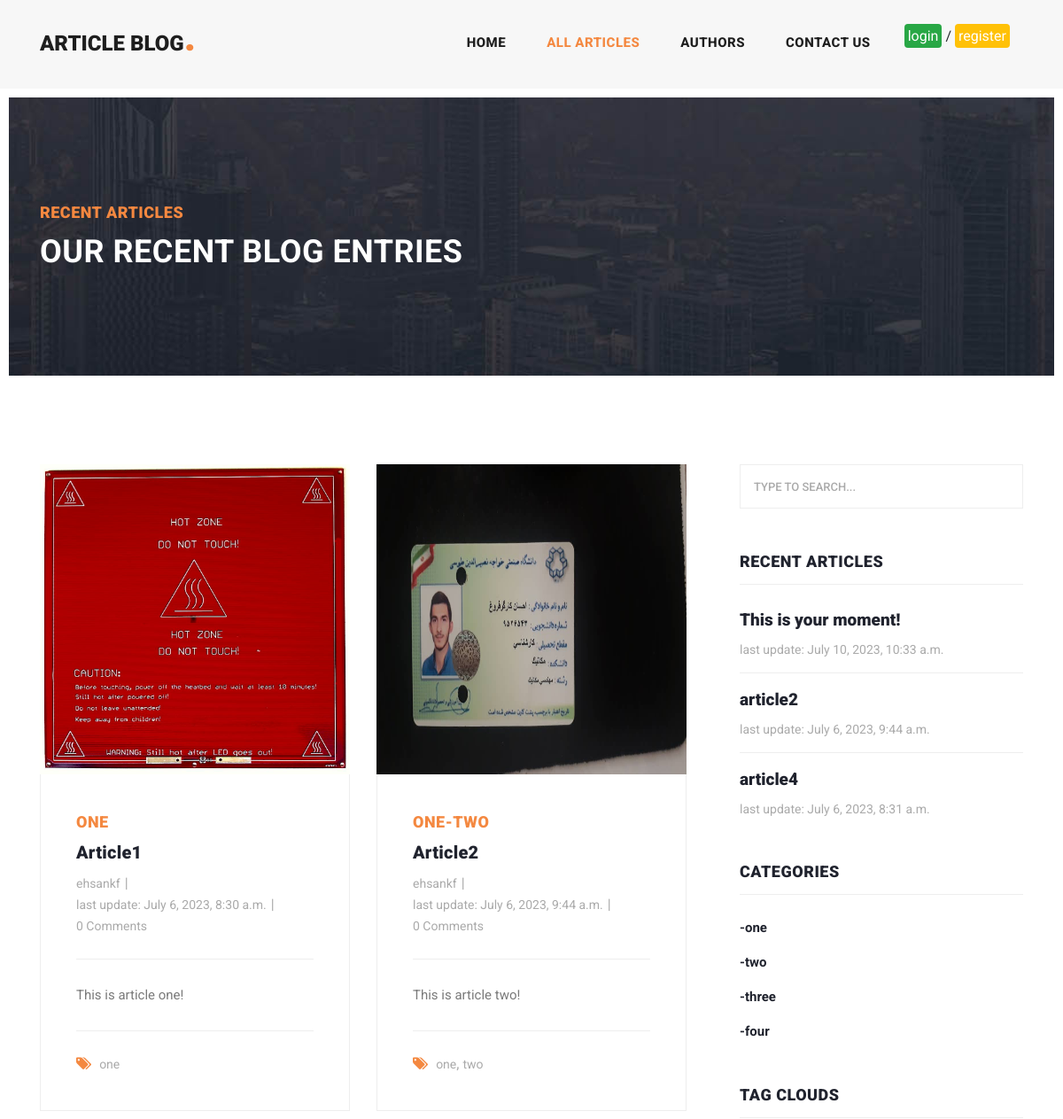
The app's page /blog/all_articles (upper part), older data.
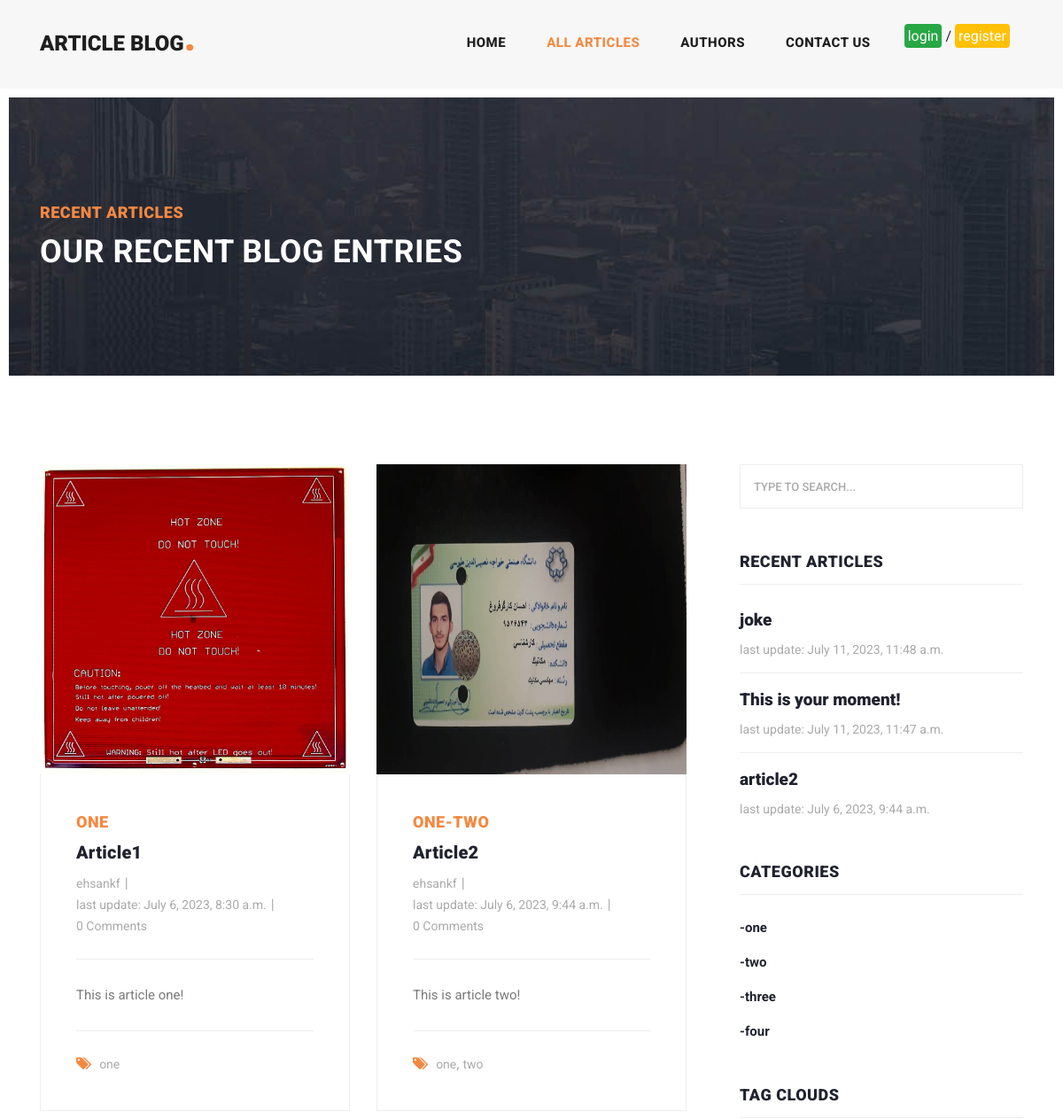
The same page, newer data.
### blog/models.py (models this page shows, shortened)
class Article(models.Model):
    title = models.CharField(max_length=50, unique=True)
    slug = models.CharField(max_length=50, unique=True, editable=False)
    body = models.TextField()
    image = models.ImageField(upload_to="images/articles")
    created = models.DateTimeField(auto_now_add=True, null=True, blank=True)
    updated = models.DateTimeField(auto_now=True, null=True, blank=True)
    category = models.ManyToManyField(Category, related_name="articles")
    author = models.ForeignKey(Author, on_delete=models.CASCADE, related_name="articles")
    def get_absolute_url(self):
        return reverse("blog:article-detail", args=[self.slug])

class Category(models.Model):
    title = models.CharField(max_length=50, unique=True)
    slug = models.CharField(max_length=50, unique=True, editable=False)
    def __str__(self):
        return self.title

### account/models.py (models this page shows, shortened)
class Author(models.Model):
    user = models.OneToOneField(User, on_delete=models.CASCADE)
    first_name = models.CharField(max_length=50)
    last_name = models.CharField(max_length=50)
    email = models.EmailField(null=True, blank=True)
    phone_number = models.CharField(max_length=11, null=True, blank=True)
    image = models.FileField(upload_to="images/Authors")
    nickname = models.CharField(max_length=30, unique=True)
    slug = models.CharField(max_length=30, unique=True, editable=False)
    def __str__(self):
        return self.nickname

### blog/views.py (the view)
# urls.py: path("all_articles", views.ArticlesListView.as_view(), name="all-articles"),
class ArticlesListView(ListView):
    paginate_by = 2
    model = Article
    def get_context_data(self, **kwargs):
        context = super().get_context_data(**kwargs)
        context["txt1"] = "Recent articles"
        context["txt2"] = "Our recent blog entries"
        return context

### context_processors/context_processors.py (called while the page is built)
def recent_articles(request):
    recent_articles = Article.objects.order_by("-updated")[:3]
    return {"recent_articles": recent_articles}

def all_categories(request):
    all_categories = Category.objects.all()
    return {"all_categories": all_categories}

### blog/templates/blog/article_list.html (shortened to what this page needs)
{% extends "base.html" %}
{% load static %}
{% block content %}
    <div class="heading-page header-text">
        <section class="page-heading">
          <div class="container">
            <div class="row">
              <div class="col-lg-12">
                <div class="text-content">
                  <h4>{{ txt1 }}</h4>
                  <h2>{{ txt2 }}</h2>
                </div>
              </div>
            </div>
          </div>
        </section>
      </div>
      <section class="blog-posts grid-system">
        <div class="container">
          <div class="row">
            <div class="col-lg-8">
              <div class="all-blog-posts">
                <div class="row">
                    {% for article in page_obj %}
                        <div class="col-lg-6">
                            <div class="blog-post">
                            <div class="blog-thumb">
                                <img height="350 px" src="{{ article.image.url }}" alt="">
                            </div>
                            <div class="down-content">
                                <span>{% for cat in article.category.all %}{{ cat }}{% if cat != article.category.last %}-{% endif %}{% endfor %}</span>
                                <a href="{{ article.get_absolute_url }}"><h4>{{ article.title }}</h4></a>
                                <ul class="post-info">
                                <li><a href="{% url 'blog:author-articles' article.author.slug %}">{{ article.author }}</a></li>
                                <li><a>last update: {{ article.updated }}</a></li>
                                <li><a>{{ article.comments.count }} Comments</a></li>
                                </ul>
                                <p>{{ article.body }}</p>
                                <div class="post-options">
                                <div class="row">
                                    <div class="col-lg-12">
                                    <ul class="post-tags">
                                        <li><i class="fa fa-tags"></i></li>
                                        {% for cat in article.category.all %}
                                            <li><a href="{% url 'blog:category-list' cat.slug %}">{{ cat }}</a>{% if cat != article.category.last %},{% endif %}</li>
                                        {% endfor %}
                                    </ul>
                                    </div>
                                </div>
                                </div>
                            </div>
                            </div>
                        </div>
                    {% endfor %}
                </div>
              </div>
            </div>
            <div class="col-lg-4">
              {% include "includes/sidebar.html" %}
            </div>
          </div>
        </div>
      </section>
{% endblock %}

### templates/includes/sidebar.html (shortened to what this page needs)
<div class="sidebar">
  <div class="row">
    <div class="col-lg-12">
      <div class="sidebar-item search">
        <form id="search_form" name="gs" method="GET" action="#">
          <input type="text" name="q" class="searchText" placeholder="type to search..." autocomplete="on">
        </form>
      </div>
    </div>
    <div class="col-lg-12">
      <div class="sidebar-item recent-posts">
        <div class="sidebar-heading">
          <h2>Recent Articles</h2>
        </div>
        <div class="content">
          <ul>
            {% for article in recent_articles %}
            <li><a href="{{ article.get_absolute_url }}">
              <h5>{{ article.title }}</h5>
              <span>last update: {{ article.updated }}</span>
            </a></li>
            {% endfor %}
          </ul>
        </div>
      </div>
    </div>
    <div class="col-lg-12">
      <div class="sidebar-item categories">
        <div class="sidebar-heading">
          <h2>Categories</h2>
        </div>
        <div class="content">
          <ul>
            {% for cat in all_categories %}
              <li><a href="{% url 'blog:category-list' cat.slug %}">-{{ cat.title }}</a></li>
            {% endfor %}
          </ul>
        </div>
      </div>
    </div>
    <div class="col-lg-12">
      <div class="sidebar-item tags">
        <div class="sidebar-heading">
          <h2>Tag Clouds</h2>
        </div>
      </div>
    </div>
  </div>
</div>

Row changes from the older to the newer data that the page shows:
no longer on this page (row unchanged): Article: title "article4", updated "July 6, 2023, 8:31 a.m.", shown under "RECENT ARTICLES"
added Article: title "joke", updated "July 11, 2023, 11:48 a.m.", shown under "RECENT ARTICLES"
changed Article "This is your moment!": updated "July 10, 2023, 10:33 a.m." → "July 11, 2023, 11:47 a.m."
